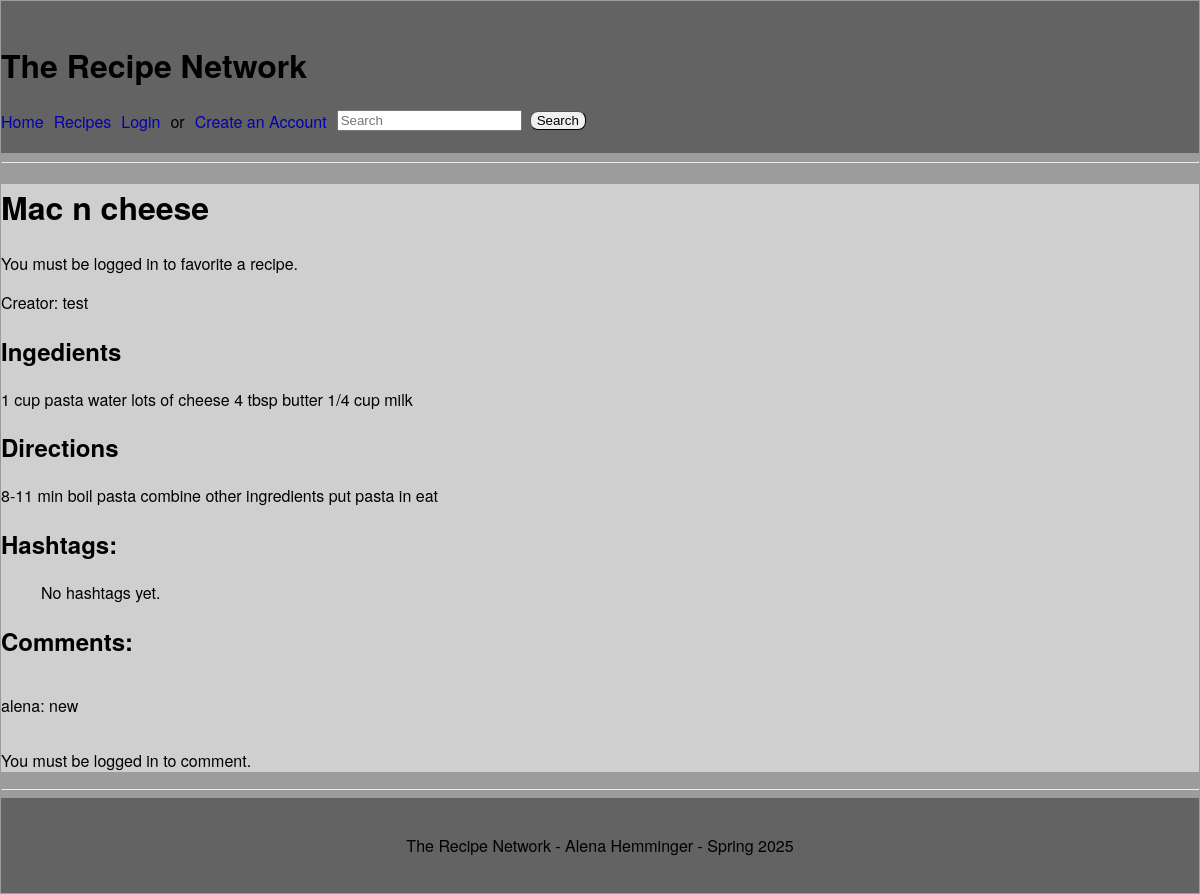
The app's page /recipe/2/, older data.
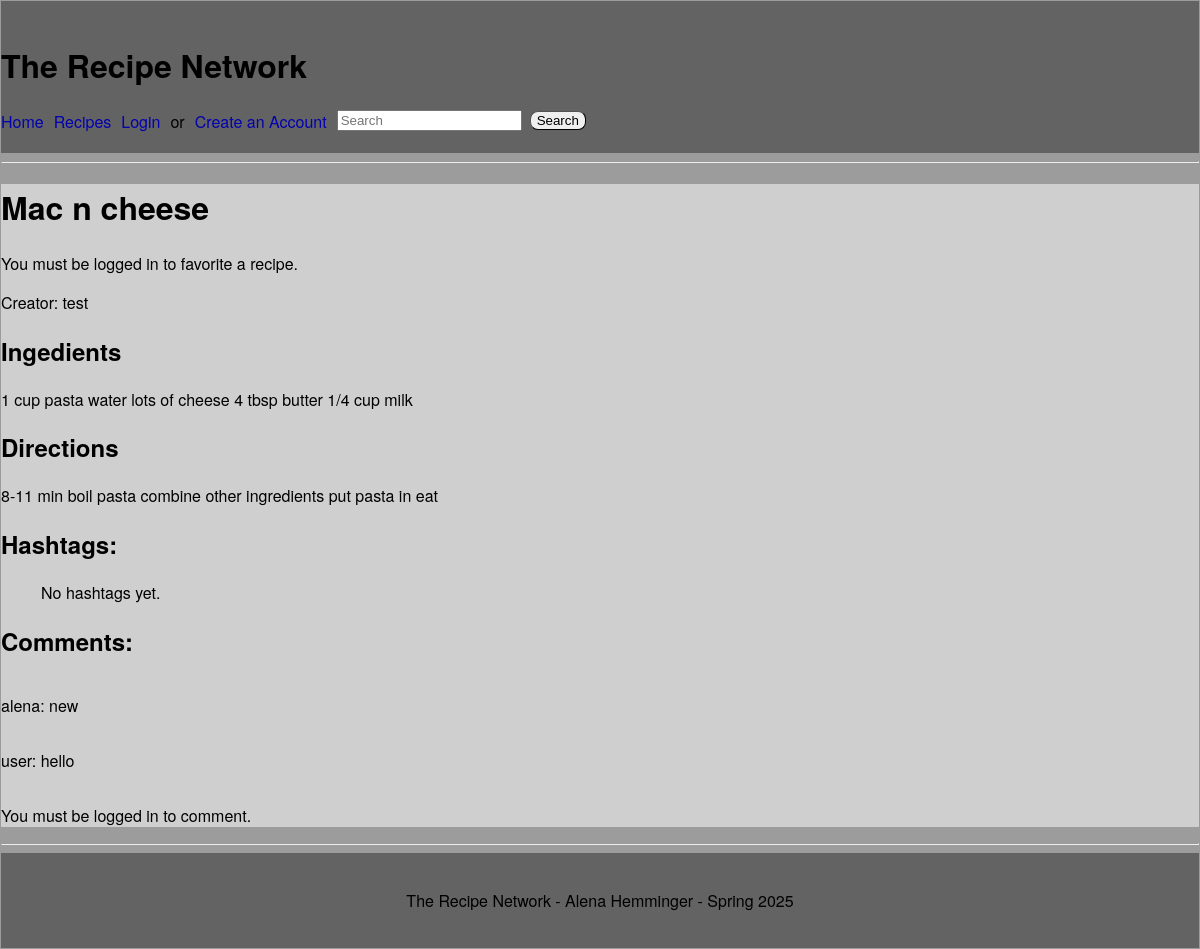
The same page, newer data.
### recipe_app/models.py (models this page shows, shortened)
class Comment(models.Model):
    content = models.TextField()
    user = models.ForeignKey(Account, on_delete=models.CASCADE)
    recipe = models.ForeignKey(Recipe, on_delete=models.CASCADE)

class Account(AbstractUser):
    bio = models.TextField(blank=True)
    favorites = models.ManyToManyField('Recipe', related_name='favorited_by', blank=True)

### recipe_app/views.py (the view, shortened to what this page needs)
# urls.py: path('recipe/<int:pk>/', RecipeDetail.as_view(), name='recipe_detail'),
class RecipeDetail(DetailView):
    model = Recipe
    template_name = 'recipe_app/recipe_detail.html'
    context_object_name = 'recipe'
    def get_context_data(self, **kwargs):
        context = super().get_context_data(**kwargs)
        context['comments'] = Comment.objects.filter(recipe=self.object)
        if self.request.user == self.object.creator:
            context['can_edit'] = True
        else:
            context['can_edit'] = False
        return context

### recipe_app/templates/recipe_app/recipe_detail.html (shortened to what this page needs)
{% extends "recipe_app/base.html" %}
{% block content %}
<h1>{{ recipe.recipe_name }}</h1>
    {% if user.is_authenticated %}
        <button id="favorite-toggle"
                data-url="{% url 'toggle_favorite' pk=recipe.pk %}"
                class="btn">
            {% if recipe in user.favorites.all %}
                💖 Favorited
            {% else %}
                🤍 Not Favorited
            {% endif %}
        </button>
    {% else %}
        <p>You must be logged in to favorite a recipe.</p>
    {% endif %}
<p>Creator: {{ recipe.creator.username }}</p>
<h2>Ingedients</h2>
<p>{{ recipe.ingredients }}</p>
<h2>Directions</h2>
<p>{{ recipe.directions }}</p>
<h2>Hashtags:</h2>
<ul>
    {% for hashtag in recipe.hashtags.all %}
        <li>{{ hashtag.hashtag }}</li>
    {% empty %}
        <p>No hashtags yet.</p>
    {% endfor %}
</ul>
<h2>Comments:</h2>
{% for comment in comments %}
<div style="display: flex; align-items: center;">
    <p style="margin-right: 10px;">{{ comment.user.username }}: {{ comment.content }}</p>
</div>
{% empty %}
    <p>No comments yet. Be the first to comment!</p>
{% endfor %}
{% if user.is_authenticated %}
    <h3>Add a Comment:</h3>
    <form method="post">
        {% csrf_token %}
        <textarea name="content" required></textarea>
        <button type="submit">Post Comment</button>
    </form>
{% else %}
    <p>You must be logged in to comment.</p>
{% endif %}
{% endblock %}

Row changes from the older to the newer data that the page shows:
added Comment: user.username "user", content "hello"
